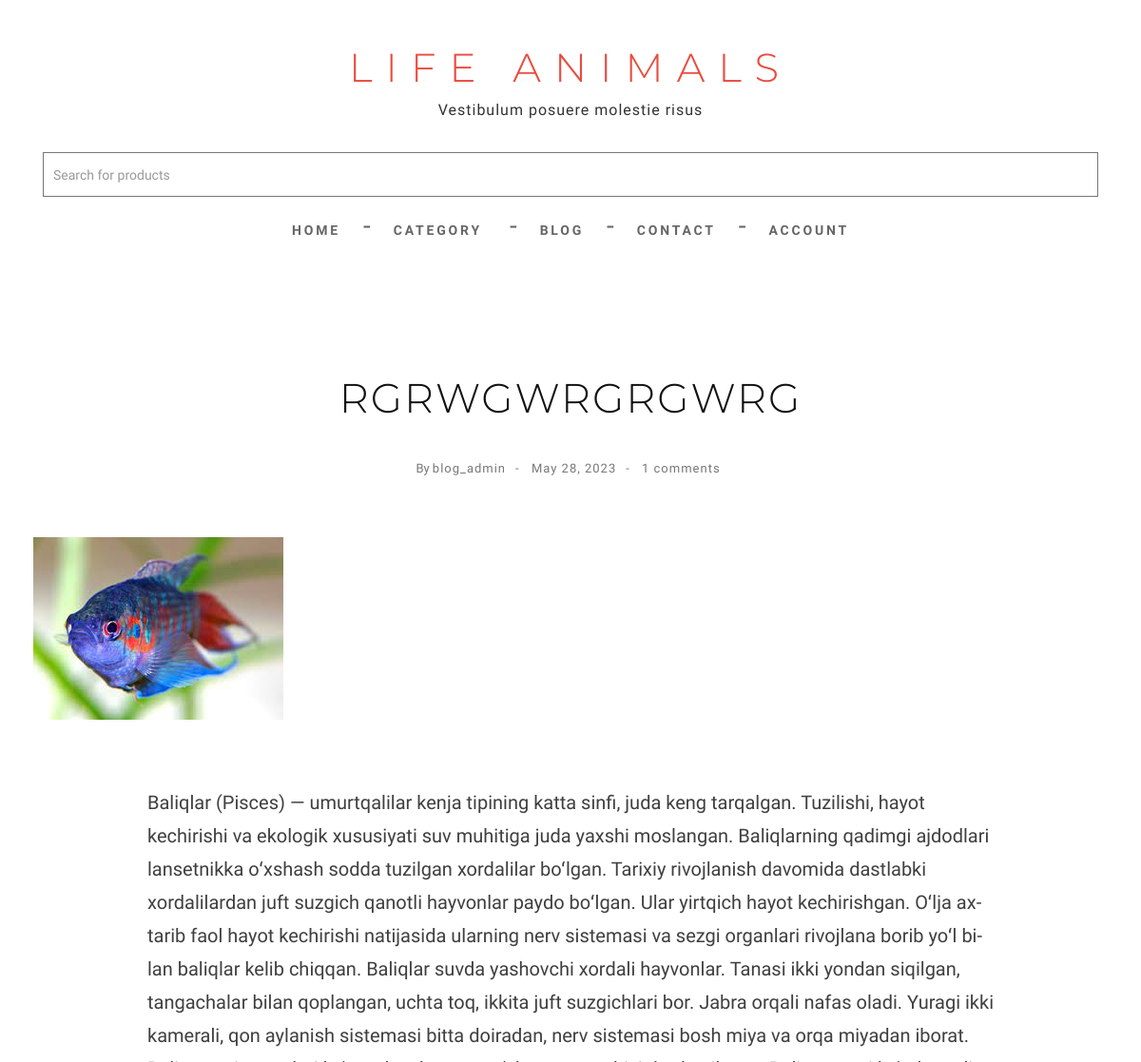
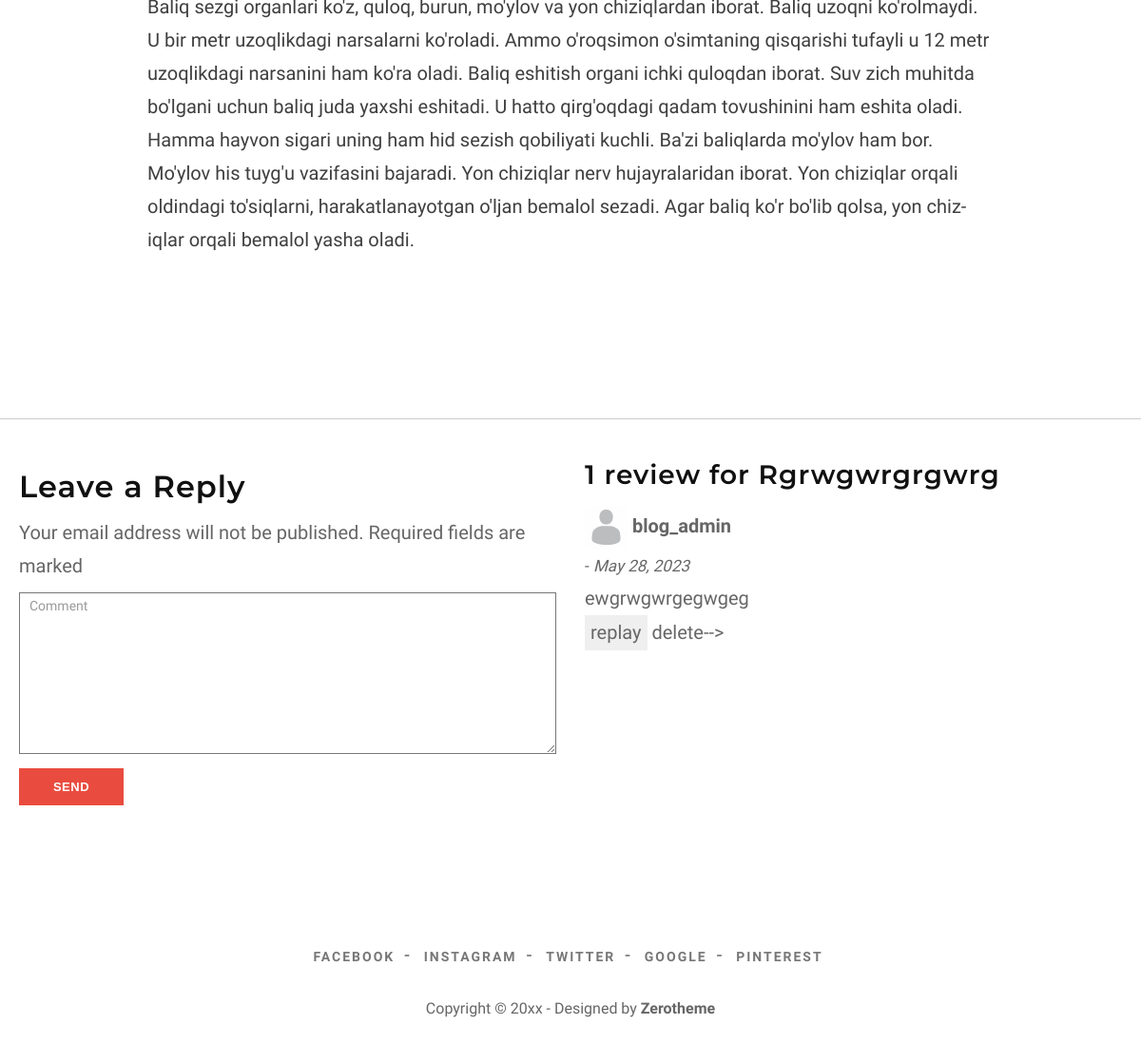
/detail/2/, run on an earlier commit of the app's database (2 pictures, top to bottom).
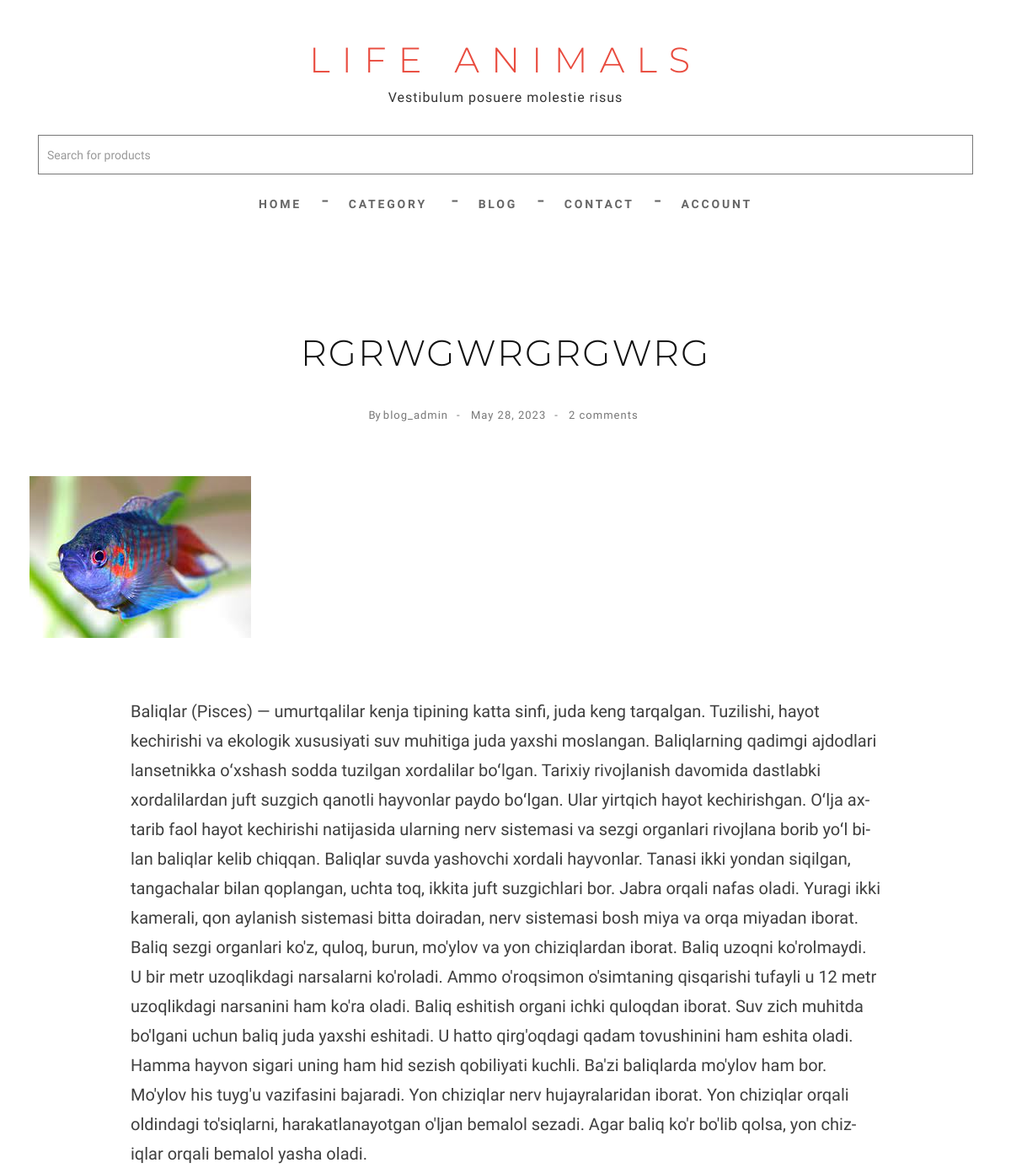
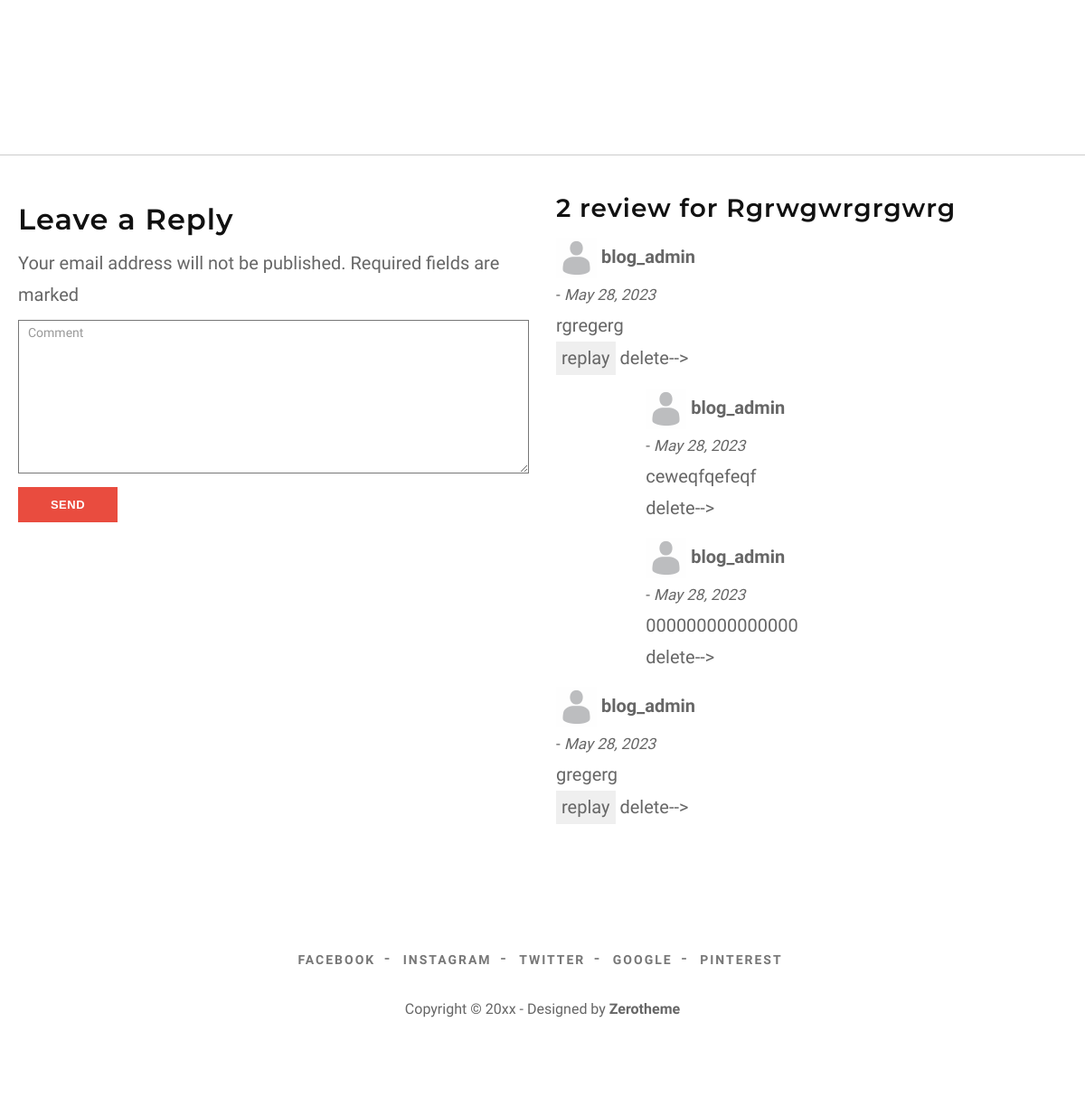
And on a later commit of the database (2 pictures, top to bottom).
### main/models.py (models this page shows, shortened)
class Article(models.Model):
    title = models.CharField(max_length=250)
    slug = models.SlugField(max_length=250)
    category = models.ForeignKey(
        Category, on_delete=models.PROTECT, related_name='articles_cat')
    image = models.ImageField(upload_to='article/%Y/%m/%d')
    author = models.ForeignKey(
        User, on_delete=models.PROTECT, related_name='articles_user')
    published = models.DateField(auto_now_add=True)
    body = models.TextField()
    tag = models.ManyToManyField(Tag, related_name='articles_tag')
    class Meta:
        ordering = ["-id"]

class Comment(models.Model):
    article = models.ForeignKey(
        Article, on_delete=models.CASCADE, related_name="comments")
    user = models.ForeignKey(User, on_delete=models.PROTECT, null=True)
    comment = models.TextField()
    published = models.DateField(auto_now_add=True)

class Reply_Comment(models.Model):
    for_comment = models.ForeignKey(
        Comment, on_delete=models.CASCADE, related_name='reply_comments')
    user = models.ForeignKey(User, on_delete=models.PROTECT, null=True)
    replay_comment = models.TextField()
    published = models.DateField(auto_now_add=True)

### main/views.py (the view)
# urls.py: path('detail/<pk>/', views.Detail_Article.as_view(), name='detail'),
class Detail_Article(DetailView):
    model = Article
    template_name = 'detail_article.html'

### main/context_cat.py (called while the page is built)
def main_context(request):
    all_categories = Category.objects.all()
    data = {
        'all_categories': all_categories,
    }
    return data

### templates/detail_article.html (shortened to what this page needs)
{% extends "base.html" %}
{% load static %}
{% block content %}
<div id="page-content">
	<div class="box-content">
		<div class="container-fluid">
			<article class="single-post">
				<div class="wrap-post">
					<div class="entry-header text-center">
						<h1 class="entry-title">{{object.title}}</h1>
						<span class="entry-meta">
							<ul class="list-inline link">
								<li>By <a href="#">{{object.author}}</a></li>
								<li><a href="#">{{object.published}}</a></li>
								<li><a href="#">{{object.comments.count}} comments</a></li>
							</ul>
						</span>
					</div>
					<div class="post-thumbnail-wrap">
						<div class="portfolio-box">
							<img src="{{object.image.url}}" class="img-responsive" alt="">
						</div>
					</div>
					<div class="entry-content">
						{{object.body}}
					</div>
				</div>
			</article>
		</div>
		<div class="container-fluid">
			<div class="row">
				<div class="comments-are">
					<div id="comment">
						<div class="row">
							<div class="col-md-6">
								<form name="formcomment" method="post" action="{% url 'main:comment' object.id %}">
									<h3>Leave a Reply</h3>
									<span>Your email address will not be published. Required fields are marked </span>
									<div class="form-group">
										<textarea name="comment" id="message" class="form-control" rows="4" cols="25"
											required="required" placeholder="Comment"></textarea>
									</div>
									<button type="submit" class="btn btn-skin btn-sm" name="submitcomment">send</button>
								</form>
							</div>
							<div class="col-md-6">
								<h4 class="mb-4">{{object.comments.count}} review for {{object.title|title}}
								</h4>
								{% for comment in object.comments.all %}
								<div class="media mb-4">
									<img src="{% static 'images/default_person_image.jpg' %}" alt="Image"
										lass="img-fluid mr-3 mt-1" style="width: 45px;">
									<b>
										{% if comment.user == None %}
										Anonymus user
										{% else %}
										{{comment.user.username}}
										{% endif %}
									</b>
									<br>
									<small> - <i>{{comment.published}}</i></small>
									<div class="media-body">
										{{comment.comment}}
										<br>
										<button onclick="replay({{comment.id}})">replay</button>
										delete-->
										<a href="{% url 'main:delete_comment' comment.id %}">
											<i class="fa fa-trash"></i>
										</a>
									</div>
									<div class="row">
										<div class="col-sm-2"></div>
										<div class="col-sm-10">
											{% for replay_comment in comment.reply_comments.all %}
											<div class="media mb-4">
												<img src="{% static 'images/default_person_image.jpg' %}" alt="Image"
													lass="img-fluid mr-3 mt-1" style="width: 45px;">
												<b>
													{% if replay_comment.user == None %}
													Anonymus user
													{% else %}
													{{replay_comment.user.username}}
													{% endif %}
												</b>
												<br>
												<small> - <i>{{replay_comment.published}}</i></small>
												<div class="media-body">
													{{replay_comment.replay_comment}}
													<br>
													delete-->
													<a href="{% url 'main:delete_replay_comment' replay_comment.id %}">
														<i class="fa fa-trash"></i>
													</a>
												</div>
											</div>
											{% endfor %}
										</div>
									</div>
									{% endfor %}
								</div>
							</div>
						</div>
					</div>
				</div>
			</div>
		</div>
		{% endblock content %}

### templates/base.html (shortened to what this page needs)
{% load static %}
<!DOCTYPE html>
<html lang="en">
<head>
    <link href="{% static 'css/bootstrap.min.css' %}" rel="stylesheet" type="text/css">
    <link href="{% static 'css/style.css' %}" rel="stylesheet">
    <link href="{% static 'font-awesome/css/font-awesome.min.css' %}" rel="stylesheet" type="text/css">
    <link href="{% static 'owl-carousel/owl-carousel.css' %}" rel="stylesheet">
</head>
<body>
    <header class="main-header">
        <div class="container text-center">
            <a class="site-branding" href="{% url 'main:home' %}">
                <h1 class="site-title">
                    LIFE ANIMALS
                </h1>
                <p class="site-description">
                    Vestibulum posuere molestie risus
                </p>
            </a>
        </div>
        <center>
            <div class="row">
                <div class="col-sm-12">
                    <form action="{% url 'main:sort_by_title' %}" method="get">
                        <div class="row container">
                            <div class="col-sm-12">
                                <input name="title" type="text" class="form-control" id="search" placeholder="Search for products">
                            </div>
                        </div>
                    </form>
                </div>
            </div>
        </center>
        <div id="menu-wrapper">
            <nav id="menu" class="navbar">
                <div class="container">
                    <div class="collapse navbar-collapse navbar-ex1-collapse">
                        <ul class="nav navbar-nav">
                            <li><a href="{% url 'main:home' %}">Home</a></li>
                            <li class="dropdown"><a href="archive.html" class="dropdown-toggle"
                                    data-toggle="dropdown">Category</a>
                            </li>
                            <li><a href="{% url 'main:list_articles' %}">Blog</a></li>
                            <li><a href="{% url 'accounts:contact' %}">Contact</a></li>
                            <li class="dropdown">
                                <a href="#" class="dropdown-toggle" data-toggle="dropdown">
                                    {% if request.user.is_authenticated %}
                                    {{ request.user.username }}
                                    {% else %}
                                    Account
                                    {% endif %}
                                </a>
                            </li>
                        </ul>
                    </div>
                </div>
            </nav>
        </div>
    </header>
    {% block content %}
    {% endblock content %}
    <footer class="main-footer">
        <div class="wrap-footer">
            <div class="container">
                <ul class="list-inline top-link link">
                    <li><a href="https://www.facebook.com/">Facebook</a></li>
                    <li><a href="https://www.instagram.com/">Instagram</a></li>
                    <li><a href="https://twitter.com/">Twitter</a></li>
                    <li><a href="https://www.google.com/">Google</a></li>
                    <li><a href="https://www.pinterest.com/">Pinterest</a></li>
                </ul>
                <div class="copyright">
                    <span>Copyright © 20xx - Designed by <a href="#">Zerotheme</a></span>
                </div>
            </div>
        </div>
    </footer>
</body>
</html>

What changed in the data, as far as the page shows it:
removed Comment: user.username "blog_admin", published "May 28, 2023", comment "ewgrwgwrgegwgeg"
computed for Article "RGRWGWRGRGWRG": comments.count "1" → "2"
added Comment: user.username "blog_admin", published "May 28, 2023", comment "rgregerg"
added Reply_Comment: user.username "blog_admin", published "May 28, 2023", replay_comment "ceweqfqefeqf"
added Reply_Comment: user.username "blog_admin", published "May 28, 2023", replay_comment "000000000000000"
added Comment: user.username "blog_admin", published "May 28, 2023", comment "gregerg"
